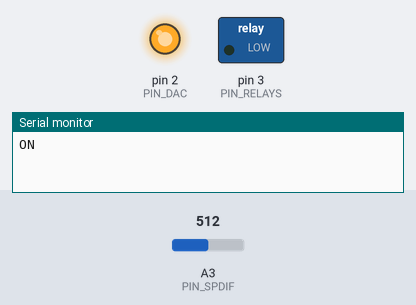
Simulated run of this sketch. Board: Arduino Uno, built with avr-gcc and run on an emulated ATmega328P. On the bench: switched loads named in the sketch (green lamp = pin HIGH), output pins drawn as LEDs (lit = HIGH), the last lines printed to the serial monitor. Inputs (shaded band) come from the test bench; at power-on: A3 (PIN_SPDIF) = 512.

Above: at 1.2 s.
1.3 s: A3 (PIN_SPDIF) set to 7
2.8 s: A3 (PIN_SPDIF) set to 4
At 3.3 s:
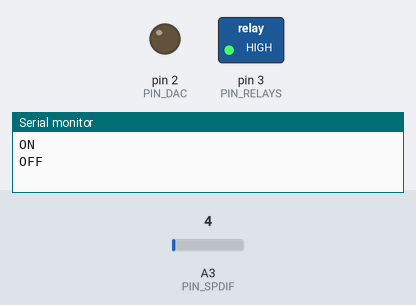
4.3 s: A3 (PIN_SPDIF) set to 122
At 5.5 s:
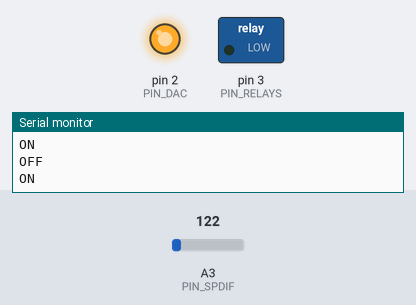
5.8 s: A3 (PIN_SPDIF) set to 0
At 6.8 s:
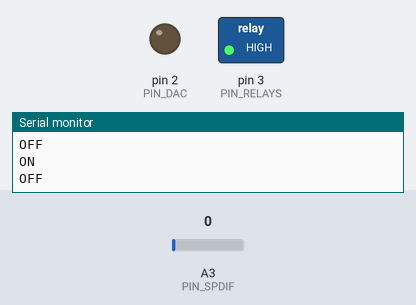
Timing chart, 0 to 8.3 s (numbered marks = the images above; inputs shaded):
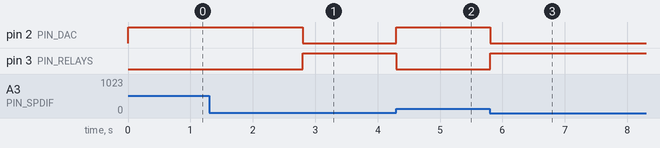

The sketch:

arduino.ino
```cpp
#include <IRremote.h>
#include <IRremoteInt.h>
#include <SimpleTimer.h>

// Install library https://github.com/z3t0/Arduino-IRremote
//const int LED_PIN = 4;
//const int IR_PIN = 2;
//const int BTN_PIN = 3;
//
//const int MODE_NORMAL = 0;
//const int MODE_LEARN_UP = 1;
//int buttonState = 0;
//int mode = 0;
//
//long upVolume = 0;
//long downVolume = 0;
//
//int LED_TIME_EXTENDED = 2000;
//int LED_TIME = 200;
//int currentLedTime = 0;
//int blinkLed = HIGH;
//
//IRrecv irrecv(IR_PIN);
//decode_results results;

SimpleTimer timer;

//-------------
// START SPDIF
//-------------
const int PIN_SPDIF = A3;
const int SPDIF_THRESHOLD = 5;
const int SPDIF_STATUS_OFF = 0;
const int SPDIF_STATUS_ON = 1;
const long SPDIF_STATUS_TIMEOUT = 10000;
int spdifStatus = SPDIF_STATUS_OFF;
int spdifValue = 0;
int spdifTimerId = 0;

void setupSPDIF() {
  pinMode(PIN_SPDIF, INPUT);
}

void spdifOff() {
  Serial.println("OFF");
  spdifStatus = SPDIF_STATUS_OFF;
}

void processSPDIF() {

  //SPDIF
  spdifValue = analogRead(PIN_SPDIF);
  if (spdifStatus != SPDIF_STATUS_ON && spdifValue > SPDIF_THRESHOLD) {
    Serial.println("ON");
    spdifStatus = SPDIF_STATUS_ON;
  } else if (spdifStatus != SPDIF_STATUS_OFF && spdifTimerId == 0) {
    spdifTimerId = timer.setTimeout(SPDIF_STATUS_TIMEOUT, spdifOff);
  }

  if (spdifValue > SPDIF_THRESHOLD && spdifTimerId > 0) {
    timer.deleteTimer(spdifTimerId);
    spdifTimerId = 0;
  }
}
//-------------
// END SPDIF
//-------------

//-------------
// START DAC
//-------------
const int PIN_DAC_LED = 13;
const int PIN_DAC = 2;


void setupDAC() {
  pinMode(PIN_DAC, OUTPUT);
}

void processDAC() {
  if (spdifStatus == SPDIF_STATUS_ON) {
    digitalWrite(PIN_DAC_LED, HIGH);
    digitalWrite(PIN_DAC, HIGH);
  } else {
    digitalWrite(PIN_DAC_LED, LOW);
    digitalWrite(PIN_DAC, LOW);
  }
}

//-------------
// END DAC
//-------------

//-------------
// START RELAYS
//-------------
const int PIN_RELAYS = 3;


void setupRelays() {
  pinMode(PIN_RELAYS, OUTPUT);
}

void processRelays() {
  if (spdifStatus == SPDIF_STATUS_ON) {
    digitalWrite(PIN_RELAYS, LOW);
  } else {
    digitalWrite(PIN_RELAYS, HIGH );
  }
}

//-------------
// END RELAYS
//-------------

// the setup routine runs once when you press reset:
void setup() {
  setupSPDIF();
  setupDAC();
  setupRelays();
//
//  pinMode(LED_PIN, OUTPUT);
//  pinMode(BTN_PIN, INPUT);
//  irrecv.enableIRIn();
//
//  // initialize serial communication at 9600 bits per second:
//  Serial.begin(9600);

  Serial.begin(9600);
}

// the loop routine runs over and over again forever:
void loop() {
  timer.run();

  processSPDIF();
  processDAC();
  processRelays();

  // print out the value you read:
  //Serial.println(sensorValue);
  //delay(1);        // delay in between reads for stability

   // read the state of the pushbutton value:
//  buttonState = digitalRead(BTN_PIN);
//
//  if (buttonState == HIGH) {
//    // turn LED on:
//    mode = MODE_LEARN_UP;
//  } else {
//    // turn LED off:
//  }
//
//  if (irrecv.decode(&results)) {
//    irrecv.resume(); // Receive the next value
//
//    if (results.value == upVolume) {
//      currentLedTime = LED_TIME;
//      Serial.println(results.value, HEX);
//    }
//
//    if (mode == MODE_LEARN_UP) {
//      currentLedTime = LED_TIME_EXTENDED;
//      upVolume = results.value;
//
//      Serial.println(upVolume, HEX);
//      Serial.println(results.value, HEX);
//    }
//    mode = MODE_NORMAL;
//  }
//
//  if (mode == MODE_LEARN_UP) {
//    digitalWrite(LED_PIN, blinkLed);
//    blinkLed = blinkLed == HIGH? LOW: HIGH;
//  } else if (currentLedTime > 0) {
//    currentLedTime -= 100;
//    digitalWrite(LED_PIN, HIGH);
//  } else {
//    digitalWrite(LED_PIN, LOW);
//  }
//  delay(100);
}
```

Measured:
- the behaviour switches between 6 and 5 on A3 (PIN_SPDIF) (found by bisection; images 0 and 1)
- after the input at 1.3 s, every drawn part: stays the same
- after the input at 2.8 s, pin 2 (PIN_DAC): HIGH → LOW at once; pin 3 (PIN_RELAYS): LOW → HIGH at once
- after the input at 4.3 s, pin 2 (PIN_DAC): LOW → HIGH at once; pin 3 (PIN_RELAYS): HIGH → LOW at once
- after the input at 5.8 s, pin 2 (PIN_DAC): HIGH → LOW at once; pin 3 (PIN_RELAYS): LOW → HIGH at once
